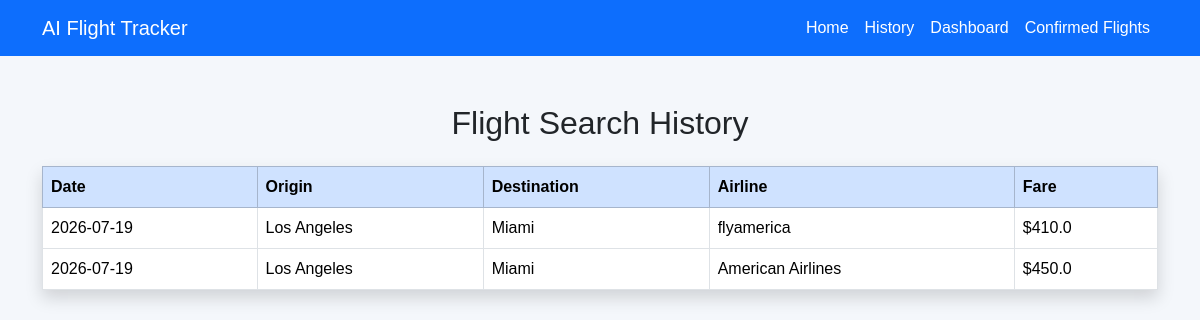
The app's page /history with its own data.
### tables this page shows
CREATE TABLE flights (
            id INTEGER PRIMARY KEY AUTOINCREMENT,
            origin TEXT,
            destination TEXT,
            airline TEXT,
            departure_date TEXT,
            price REAL,
            search_date TEXT
        );

### app.py (the view)
@app.route("/history")
def history():
    flights = database.get_all_flights()
    return render_template(
        "history.html",
        flights=flights
    )

### database.py (called while the page is built)
def get_all_flights():
    conn = sqlite3.connect(DATABASE)
    cursor = conn.cursor()
    cursor.execute("""
        SELECT * FROM flights
    """)
    flights = cursor.fetchall()
    conn.close()
    return flights

### templates/history.html (shortened to what this page needs)
<!DOCTYPE html>
<html lang="en">
<head>
    <link href="https://cdn.jsdelivr.net/npm/bootstrap@5.3.3/dist/css/bootstrap.min.css" rel="stylesheet">
    <link rel="stylesheet" href="{{ url_for('static', filename='style.css') }}">
</head>
<body>
<nav class="navbar navbar-expand-lg navbar-dark bg-primary">
    <div class="container">
        <a class="navbar-brand" href="/">
            AI Flight Tracker
        </a>
        <div class="navbar-nav ms-auto">
            <a class="nav-link text-white" href="/">
                Home
            </a>
            <a class="nav-link text-white" href="/history">
                History
            </a>
            <a class="nav-link text-white" href="/dashboard">
                Dashboard
            </a>
              <a class="nav-link text-white" href="/bookings">
                 Confirmed Flights
            </a>
        </div>
    </div>
</nav>
<div class="container mt-5">
    <h2 class="text-center mb-4">
        Flight Search History
    </h2>
    <table class="table table-hover table-bordered shadow">
        <thead class="table-primary">
            <tr>
                <th>Date</th>
                <th>Origin</th>
                <th>Destination</th>
                <th>Airline</th>
                <th>Fare</th>
            </tr>
        </thead>
        <tbody>
        {% for flight in flights %}
            <tr>
                <td>{{ flight[6] }}</td>
                <td>{{ flight[1] }}</td>
                <td>{{ flight[2] }}</td>
                <td>{{ flight[3] }}</td>
                <td>${{ flight[5] }}</td>
            </tr>
        {% endfor %}
        </tbody>
    </table>
</div>
</body>
</html>

### static/style.css (style rules this page uses)
body { background-color:#f4f7fb; font-family:Arial, sans-serif; }

### records on screen
flights: search_date "2026-07-19", origin "Los Angeles", destination "Miami", airline "flyamerica", price "410.0"
flights: search_date "2026-07-19", origin "Los Angeles", destination "Miami", airline "American Airlines", price "450.0"
